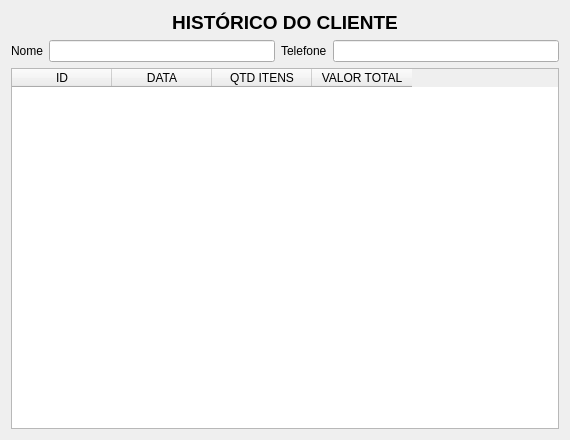
<?xml version="1.0" encoding="UTF-8"?>
<ui version="4.0">
 <class>p_historicoCliente</class>
 <widget class="QWidget" name="p_historicoCliente">
  <property name="geometry">
   <rect>
    <x>0</x>
    <y>0</y>
    <width>570</width>
    <height>440</height>
   </rect>
  </property>
  <property name="windowTitle">
   <string>Histórico de Cliente</string>
  </property>
  <layout class="QVBoxLayout" name="verticalLayout_2">
   <item>
    <layout class="QVBoxLayout" name="verticalLayout">
     <item>
      <widget class="QLabel" name="label">
       <property name="text">
        <string>&lt;html&gt;&lt;head/&gt;&lt;body&gt;&lt;p align=&quot;center&quot;&gt;&lt;span style=&quot; font-size:14pt; font-weight:600;&quot;&gt;HISTÓRICO DO CLIENTE&lt;/span&gt;&lt;/p&gt;&lt;/body&gt;&lt;/html&gt;</string>
       </property>
      </widget>
     </item>
     <item>
      <layout class="QHBoxLayout" name="horizontalLayout">
       <item>
        <widget class="QLabel" name="label_2">
         <property name="text">
          <string>Nome</string>
         </property>
        </widget>
       </item>
       <item>
        <widget class="QLineEdit" name="campNome"/>
       </item>
       <item>
        <widget class="QLabel" name="label_3">
         <property name="text">
          <string>Telefone</string>
         </property>
        </widget>
       </item>
       <item>
        <widget class="QLineEdit" name="campTelefone"/>
       </item>
      </layout>
     </item>
     <item>
      <widget class="QTableWidget" name="tableWidget">
       <property name="sizeAdjustPolicy">
        <enum>QAbstractScrollArea::AdjustIgnored</enum>
       </property>
       <property name="alternatingRowColors">
        <bool>true</bool>
       </property>
       <property name="selectionMode">
        <enum>QAbstractItemView::NoSelection</enum>
       </property>
       <property name="selectionBehavior">
        <enum>QAbstractItemView::SelectRows</enum>
       </property>
       <column>
        <property name="text">
         <string>ID</string>
        </property>
       </column>
       <column>
        <property name="text">
         <string>DATA</string>
        </property>
       </column>
       <column>
        <property name="text">
         <string>QTD ITENS</string>
        </property>
       </column>
       <column>
        <property name="text">
         <string>VALOR TOTAL</string>
        </property>
       </column>
      </widget>
     </item>
    </layout>
   </item>
  </layout>
 </widget>
 <resources/>
 <connections/>
</ui>
